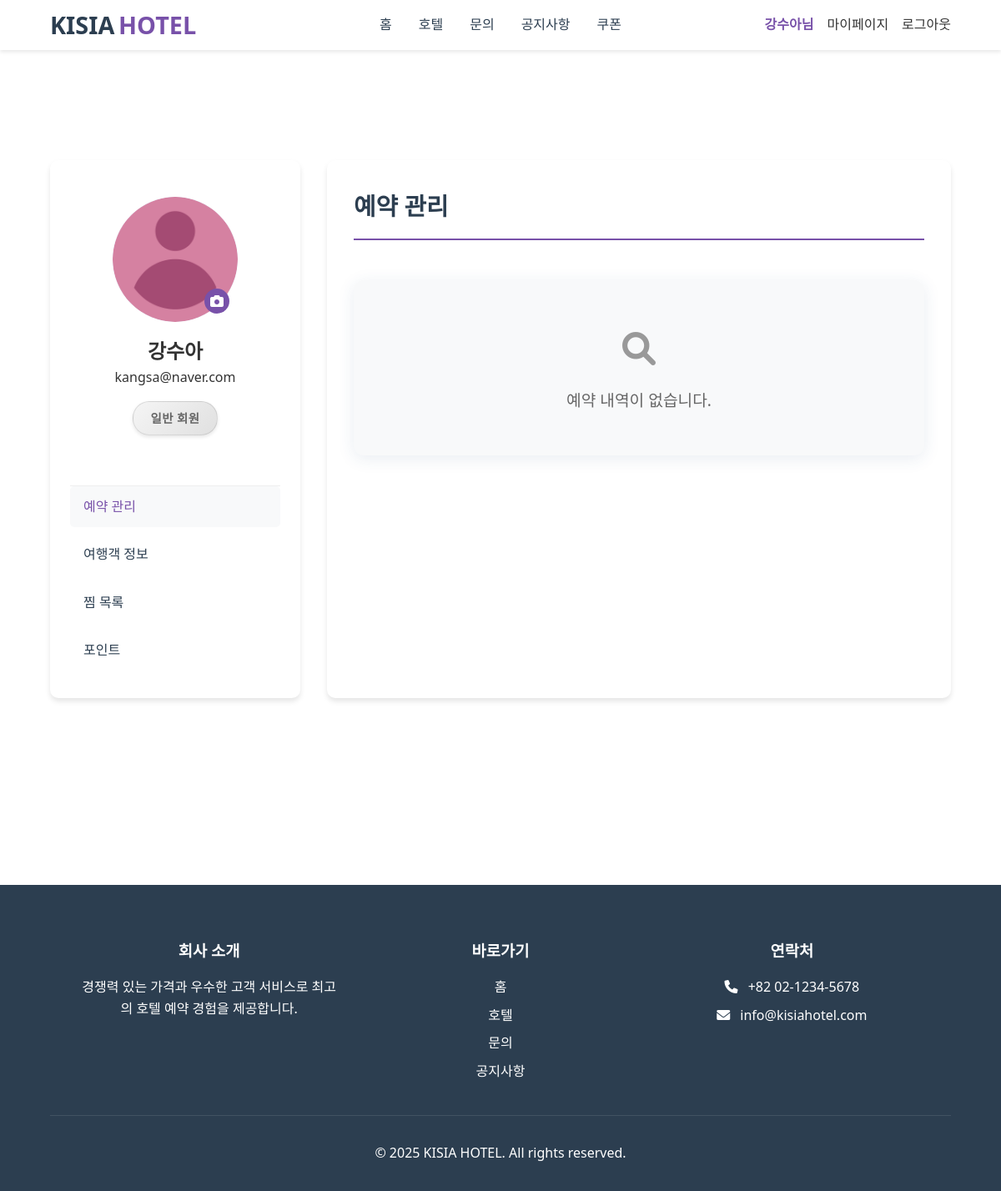
The page /user/mypage.php (signed in) on the database its author committed.
### tables this page shows
CREATE TABLE users (
    user_id INT PRIMARY KEY AUTO_INCREMENT,
    username VARCHAR(50) NOT NULL,
    real_id VARCHAR(50) NOT NULL,
    password VARCHAR(255) NOT NULL,
    email VARCHAR(100) NOT NULL UNIQUE,
    phone VARCHAR(20),
    created_at DATETIME DEFAULT CURRENT_TIMESTAMP,
    is_admin BOOLEAN DEFAULT FALSE,
    terms BOOLEAN DEFAULT FALSE,
    marketing BOOLEAN DEFAULT FALSE,
    profile_image VARCHAR(255) DEFAULT '/image/default_profile.jpg',
    point INT,
    vip BOOLEAN DEFAULT FALSE,
    vip_status ENUM('auto', 'manual') DEFAULT 'auto'
);

### src/action/mypage_action.php (called while the page is built, shortened)
<?php
include_once __DIR__ . '/../includes/db_connection.php';
$user_id = $_SESSION['user_id'];
$user_sql="select * from users where user_id='$user_id'";
$user_result = mysqli_query($conn, $user_sql);
?>

### src/user/mypage.php (the view, shortened to what this page needs)
<?php
include_once __DIR__ . '/../includes/header.php';
include_once __DIR__ . '/../action/mypage_action.php';
$users = $GLOBALS['users'];
?>
    <main class="mypage-container">
        <div class="mypage-sidebar">
            <div class="profile-section">
                <form method="post" action="../action/upload_profile_image.php" enctype="multipart/form-data">
                    <?php
                        $has_image = !empty($users['profile_image']) ? 'has-image' : '';
                        $profile_img = !empty($users['profile_image'])
                        ? $users['profile_image']
                        : '/image/default_profile.jpg';
                    ?>
                    <div class="profile-image-container <?= $has_image ?>">
                        <img src="<?= $profile_img ?>" alt="프로필 사진" id="profileImage" class="profile-image">
                        <label for="profileUpload" class="change-profile-btn">
                            <i class="fas fa-camera"></i>
                        </label>
                    </div>
                </form>
                <h2 id="username"><?= $users['username']?></h2>
                <p id="email"><?= $users['email']?></p>
                <div class="member-grade">
                    <?php if($users['vip']): ?>
                        <span class="vip-badge">VIP 회원</span>
                    <?php else: ?>
                        <span class="normal-badge">일반 회원</span>
                    <?php endif; ?>
                </div>
            </div>
            <nav class="mypage-nav">
                <ul>
                    <li><a href="#" data-tab="reservations" class="active">예약 관리</a></li>
                    <li><a href="#" data-tab="profile">여행객 정보</a></li>
                    <li><a href="#" data-tab="wishlist">찜 목록</a></li>
                    <li><a href="#" data-tab="point">포인트</a></li>
                </ul>
            </nav>
        </div>
        <div class="mypage-content">
            <section id="reservations" class="content-section active">
                <h2>예약 관리</h2>
                <?php if (empty($reservations)): ?>
                    <div class="mypage-no-results">예약 내역이 없습니다.</div>
                <?php endif; ?>
            </section>
        </div>
    </main>
<?php include_once __DIR__ . '/../includes/footer.php'; ?>

### src/style/styles.css (style rules this page uses)
* { margin: 0; padding: 0; box-sizing: border-box; font-family: 'Segoe UI', Tahoma, Geneva, Verdana, sans-serif; }
body { line-height: 1.6; color: #333; }
a { text-decoration: none; color: inherit; }

### src/style/mypage.css (style rules this page uses)
.mypage-container { display: flex; max-width: 1400px; margin: 2rem auto; margin-top: 12rem; margin-bottom: 14rem; padding: 0 5%; gap: 2rem; }
.mypage-sidebar { width: 300px; background: #fff; border-radius: 10px; box-shadow: 0 4px 6px rgba(0, 0, 0, 0.1); padding: 1.5rem; }
.profile-section { text-align: center; padding: 20px; border-bottom: 1px solid #eee; }
.profile-image-container { position: relative; width: 150px; height: 150px; margin: 0 auto 1rem; background-color: #e3f2fd; border-radius: 50%; display: flex; align-items: center; justify-content: center; }
.profile-image-container img { width: 100%; height: 100%; border-radius: 50%; object-fit: cover; display: block; }
.profile-image-container::before { content: '\f007'; font-family: 'Font Awesome 6 Free'; font-weight: 900; font-size: 4rem; color: #90caf9; }
.profile-image-container.has-image::before { display: none; }
.change-profile-btn { position: absolute; bottom: 10px; right: 10px; background: #7851A9; color: white; border: none; border-radius: 50%; width: 30px; height: 30px; cursor: pointer; display: flex; align-items: center; justify-content: center; transition: background-color 0.3s; }
.mypage-nav ul { list-style: none; padding: 0; }
.mypage-nav li { margin-bottom: 0.5rem; }
.mypage-nav a { display: block; padding: 0.75rem 1rem; color: #2c3e50; text-decoration: none; border-radius: 5px; transition: all 0.3s; font-weight: 500; }
.mypage-nav a:hover, .mypage-nav a.active { background-color: #f8f9fa; color: #7851A9; }
.mypage-content { flex: 1; background: #fff; border-radius: 10px; box-shadow: 0 4px 6px rgba(0, 0, 0, 0.1); padding: 2rem; }
.content-section { display: none; }
.content-section.active { display: block; }
.mypage-no-results { background: #f8f9fa; border-radius: 12px; box-shadow: 0 4px 20px rgba(44, 82, 130, 0.1); width: auto; min-width: fit-content; margin: 0 auto; margin-top: 3rem; margin-bottom: 3rem; text-align: center; padding: 50px 2rem; font-size: 1.2rem; color: #666; }
.mypage-no-results::before { content: '\f002'; font-family: 'Font Awesome 5 Free'; font-weight: 900; display: block; font-size: 2.5rem; color: #999; margin-bottom: 15px; }
.mypage-content h2 { color: #2c3e50; font-size: 1.8rem; font-weight: 600; margin-bottom: 1.5rem; padding-bottom: 1rem; border-bottom: 2px solid #e9ecef; position: relative; }
.mypage-content h2::after { content: ''; position: absolute; bottom: -2px; left: 0; width: 100%; height: 2px; background-color: #7851A9; }
.member-grade { margin-top: 15px; text-align: center; margin-bottom: 2rem; }
.vip-badge, .normal-badge { display: inline-block; padding: 8px 20px; border-radius: 20px; font-size: 0.9rem; font-weight: 600; letter-spacing: 0.5px; text-transform: uppercase; box-shadow: 0 2px 4px rgba(0, 0, 0, 0.1); transition: all 0.3s ease; position: relative; overflow: hidden; }
.normal-badge { background: linear-gradient(135deg, #f5f5f5, #e0e0e0); color: #666; border: 1px solid rgba(0, 0, 0, 0.1); }

### rows shown on the page
users: profile_image (placeholder picture), username "강수아", email "kangsa@naver.com"

### other values the page prints
$_SESSION['username'] "강수아"
